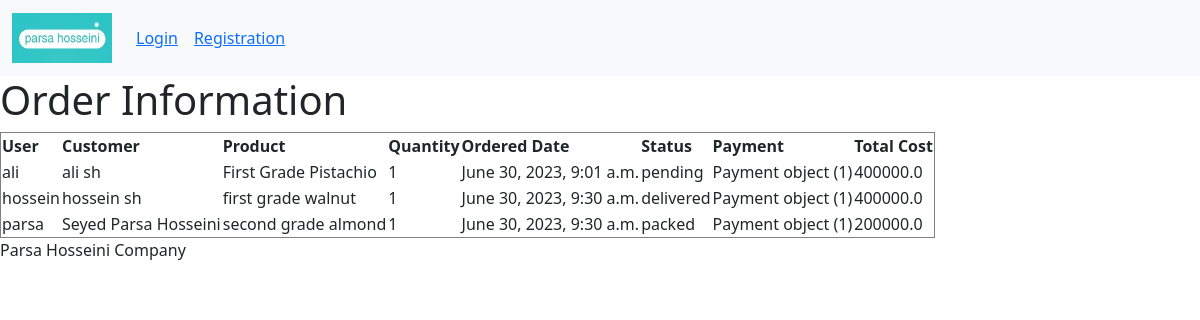
The app's page /status/ with its own data.
### app/models.py (models this page shows)
class OrderPlaced(models.Model):
    user = models.ForeignKey(User,on_delete=models.CASCADE)
    customer = models.ForeignKey(Customer,on_delete=models.CASCADE)
    product = models.ForeignKey(Products,on_delete=models.CASCADE)
    quantity=models.PositiveIntegerField(default=1)
    ordered_date = models.DateTimeField(auto_now_add=True)
    status = models.CharField(max_length=50,choices=STATUS_CHOICES,default='pending')
    payment = models.ForeignKey(Payment,on_delete=models.CASCADE,default='')
    @property
    def total_cost(self):
        return self.quantity * self.product.selling_price

class Customer(models.Model):
    user = models.ForeignKey(User,on_delete=models.CASCADE)
    name = models.CharField(max_length=200)
    locality = models.CharField(max_length=200)
    city = models.CharField(choices=CITY_CHOICES,max_length=50)
    mobile = models.IntegerField(default=0)
    def __str__(self):
        return self.name

class Products(models.Model):
    title=models.CharField(max_length=100)
    selling_price=models.FloatField()
    description=models.TextField()
    prodapp=models.TextField(default='')
    category=models.CharField(choices=CATEGORY_CHOICES,max_length=2)
    product_image=models.ImageField(upload_to='product')
    warehouse = models.ForeignKey(Warehouse, on_delete=models.CASCADE, null=True, blank=True)
    def __str__(self):
        return self.title

class Payment(models.Model):
    user = models.ForeignKey(User,on_delete=models.CASCADE)
    amount = models.FloatField()
    order_id = models.CharField(max_length=100,blank=True,null=True)
    payment_status = models.CharField(max_length=100,blank=True,null=True)
    payment_id = models.CharField(max_length=100,blank=True,null=True)
    paid = models.BooleanField(default=True)

### app/views.py (the view)
# urls.py: path('status/',views.show_orders,name="status"),
def show_orders(request):
    orders = OrderPlaced.objects.all()
    return render(request, 'app/status.html', {'orders': orders})

### app/templates/app/status.html (shortened to what this page needs)
{% extends "app/base.html" %}
{% load static %}
{% block main-content %}
<!DOCTYPE html>
<html>
<head>
</head>
<body>
    <h1>Order Information</h1>
    <table border="1">
        <thead>
            <tr>
                <th>User</th>
                <th>Customer</th>
                <th>Product</th>
                <th>Quantity</th>
                <th>Ordered Date</th>
                <th>Status</th>
                <th>Payment</th>
                <th>Total Cost</th>
            </tr>
        </thead>
        <tbody>
            {% for order in orders %}
            <tr>
                <td>{{ order.user }}</td>
                <td>{{ order.customer }}</td>
                <td>{{ order.product }}</td>
                <td>{{ order.quantity }}</td>
                <td>{{ order.ordered_date }}</td>
                <td>{{ order.status }}</td>
                <td>{{ order.payment }}</td>
                <td>{{ order.total_cost }}</td>
            </tr>
            {% endfor %}
        </tbody>
    </table>
</body>
</html>
{% endblock main-content %}

### records on screen
OrderPlaced: user "ali", customer "ali sh", product "First Grade Pistachio", quantity "1", ordered_date "June 30, 2023, 9:01 a.m.", status "pending", payment "Payment object (1)", total_cost "400000.0"
OrderPlaced: user "hossein", customer "hossein sh", product "first grade walnut", quantity "1", ordered_date "June 30, 2023, 9:30 a.m.", status "delivered", payment "Payment object (1)", total_cost "400000.0"
OrderPlaced: user "parsa", customer "Seyed Parsa Hosseini", product "second grade almond", quantity "1", ordered_date "June 30, 2023, 9:30 a.m.", status "packed", payment "Payment object (1)", total_cost "200000.0"
